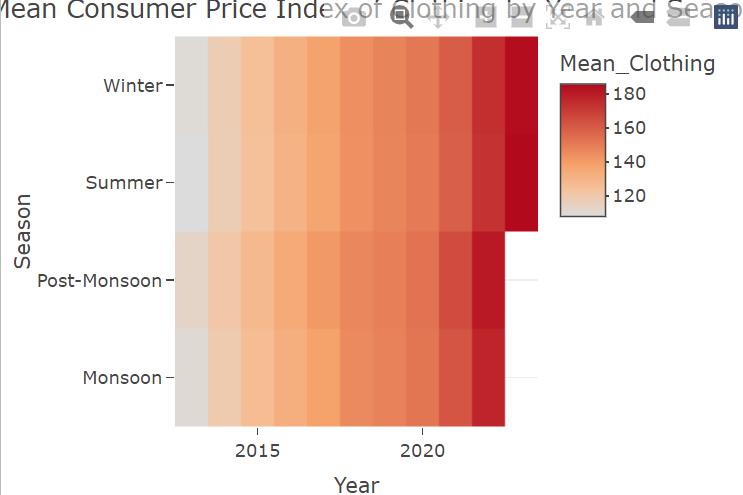

R code for this plot:
library(dplyr)
library(plotly)

# Assuming your dataset is named 'datafile'
# Ensure 'Year' and 'Clothing' columns are available

clothing_data_mean <- datafile %>%
  group_by(Year, Season) %>%
  summarise(Mean_Clothing = mean(Clothing, na.rm = TRUE))

heatmap_yearly_clothing <- plot_ly(
  data = clothing_data_mean,
  z = ~Mean_Clothing,
  x = ~Year,
  y = ~Season,
  type = "heatmap",
  colorscale = "reds",
  showscale = TRUE
) %>%
  layout(
    scene = list(
      xaxis = list(title = "Year"),
      yaxis = list(title = "Season"),
      zaxis = list(title = "Mean CPI of Clothing")
    ),
    title = "Mean Consumer Price Index of Clothing by Year and Season"
  )

heatmap_yearly_clothing
